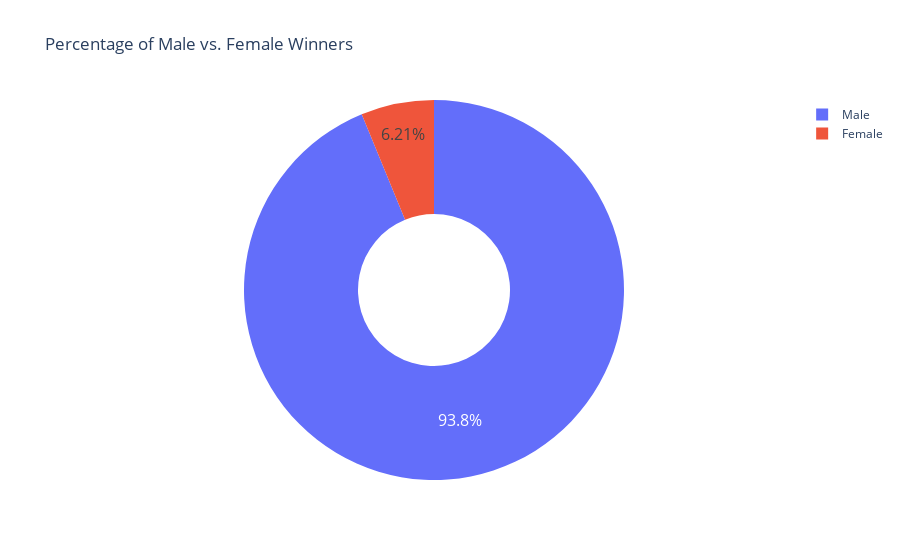

Write notebook code for a chart like this one.
### Markdown cell above
**Q**: Create a [donut chart using plotly](https://plotly.com/python/pie-charts/) which shows how many prizes went to men compared to how many prizes went to women. What percentage of all the prizes went to women?

### Code cell
series_biology = df_data["sex"].value_counts()

fig = px.pie(
    values=series_biology.values,
    title="Percentage of Male vs. Female Winners",
    names=series_biology.index,
    hole=0.4,
)

fig.update_traces(textposition="inside", textfont_size=16, textinfo="percent")

fig.show()

### Figure 1 — Plotly figure (JSON) as saved in the notebook; plotly's stock layout.template omitted (floating-point values rounded to 4 significant figures)
{"data": [{"domain": {"x": [0, 1], "y": [0, 1]}, "hole": 0.4, "hovertemplate": "label=%{label}<br>value=%{value}<extra></extra>", "labels": ["Male", "Female"], "legendgroup": "", "name": "", "showlegend": true, "textfont": {"size": 16}, "textinfo": "percent", "textposition": "inside", "type": "pie", "values": [876, 58]}], "layout": {"legend": {"tracegroupgap": 0}, "title": {"text": "Percentage of Male vs. Female Winners"}}}
